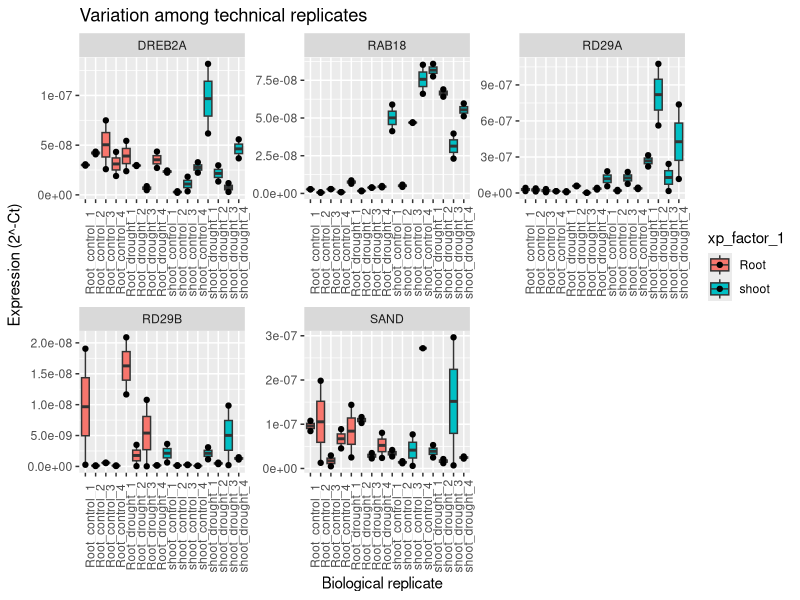
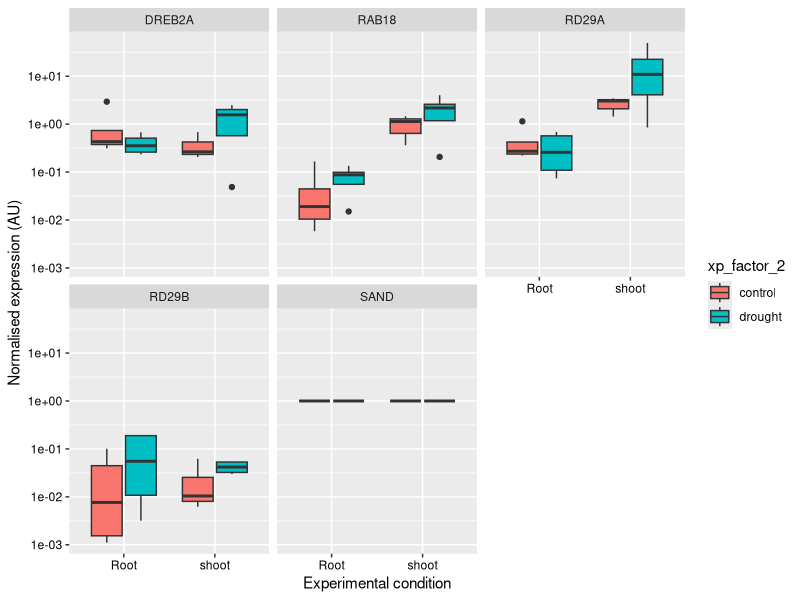

Write R code to recreate these figures, in order.
# library
suppressPackageStartupMessages(library(tidyverse))
suppressPackageStartupMessages(library(RColorBrewer))

# two factors experimental design + balanced number of biol replicates and genes
qpcr = read.delim("qpcr-mock-data-balanced-two-factors.tsv", header = TRUE,stringsAsFactors = F)

# first, let's make a unique identifier by concatenating the xp_factor with the biol_rep columns
qpcr$unique_id = paste(qpcr$xp_factor_1,
                       qpcr$xp_factor_2,
                       qpcr$biol_rep,
                       sep = "_")

# Transform ct_vals by doing 2^-X
# this "2" should be able to change at some point because different primers will have different effciencies. However this is only important when you compare different primers/genes with each other in absolute terms
qpcr = mutate(qpcr,exp_ct_vals=2^-ct_vals)

#######################################################
# Finding possible outliers among biological replicates 
#######################################################

# calculate the spread among technical replicates within one sample

# if one technical replicate is far away from the others, there's an issue with that sample
# calculate the standard deviation based on all technical replicates
# if one is too far away (e.g. +-2SD or +-3SD) then it should be removed
# remove that technical replicate 

# plot the variation among technical replicates per sample
qpcr %>% 
  ggplot(aes(unique_id,exp_ct_vals,fill=xp_factor_1)) + 
  geom_boxplot() +
  geom_point() +
  facet_wrap(~ gene,scales = "free") +
  scale_color_brewer(palette = "Set2") +
  labs(x="Biological replicate",y="Expression (2^-Ct)",title = "Variation among technical replicates") +
  theme(axis.text.x = element_text(angle=90))

##########################################################
# average the technical replicates of the reference genes
#########################################################
reference_values = qpcr %>% 
  filter(gene_type == "reference") %>% 
  group_by(xp_factor_1,xp_factor_2,biol_rep,gene) %>%
  summarise(avg_reference = mean(exp_ct_vals))

# assigning a unique identifier for left_join
# we add the sample unique identifier to be able to combine the reference gene Ct values with the target genes Ct values
# making sure that reference genes Ct values are next to 
reference_values$unique_id = paste(
  reference_values$xp_factor_1,
  reference_values$xp_factor_2,
  reference_values$biol_rep,
  sep="_") 

# simplifying the reference_values dataframe
reference_values = reference_values[,c("avg_reference","unique_id")]

#########################################
# Left join to add the reference Ct value
#########################################
# adding reference gene 2^-Ct values to every 2^-Ct value for every sample (identified by xp-factor & biological rep)

qpcr.with.ref.values = dplyr::left_join(x = qpcr,y = reference_values,by="unique_id")

qpcr.with.ref.values = mutate(qpcr.with.ref.values,delta.ct=exp_ct_vals / avg_reference)
head(qpcr.with.ref.values)

################################################
# Average the technical replicates for all genes
################################################
qpcr.with.ref.values.avg = qpcr.with.ref.values %>% 
  group_by(xp_factor_1,xp_factor_2,biol_rep,gene) %>%
  summarise(avg_tech = mean(delta.ct))

# plot per xp_factor and facet per gene
qpcr.with.ref.values.avg %>% 
  ggplot(aes(x=xp_factor_1,y=avg_tech,fill=xp_factor_2)) +
  geom_boxplot() +
  # geom_point() +
  scale_y_log10() +
  facet_wrap(~ gene) +
  scale_color_brewer(palette = "Set2") +
  labs(x = "Experimental condition",y="Normalised expression (AU)") +
  theme(axis.text= element_text(color="black"))


